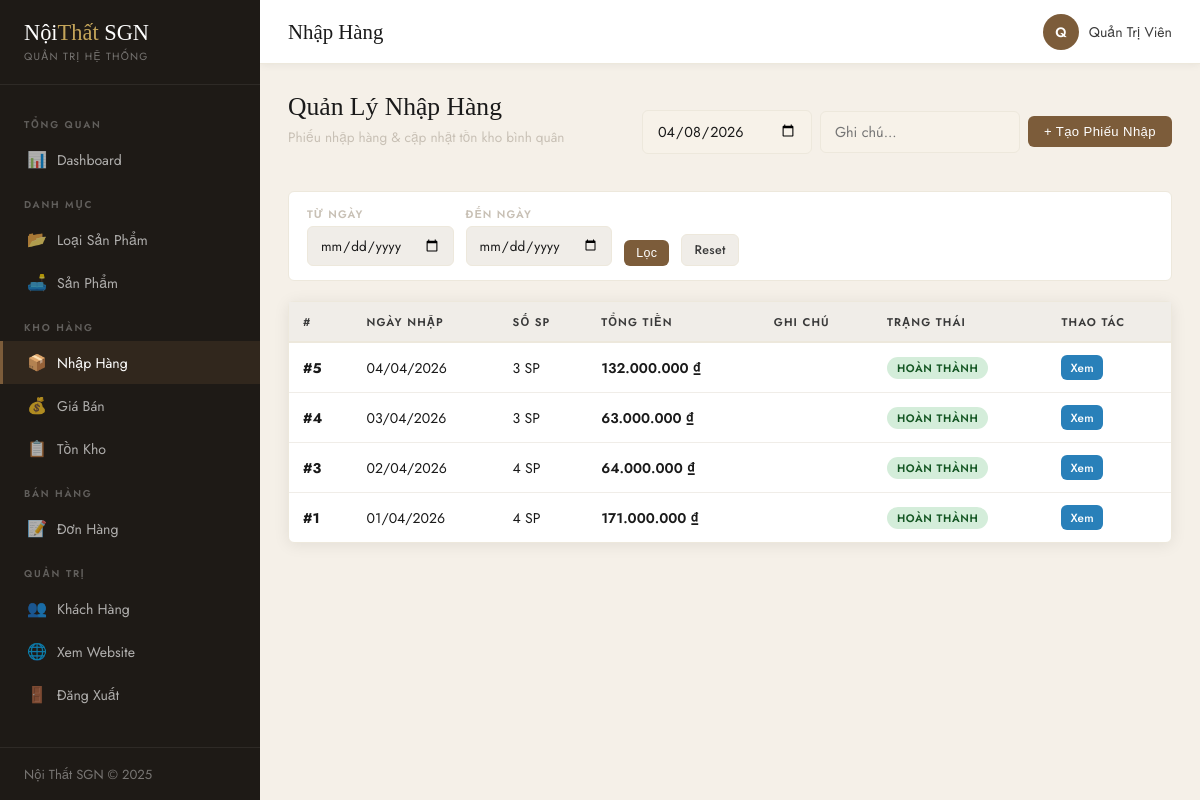
The page /NoiThat/admin/imports.php (signed in) on the database its author committed.
### tables this page shows
CREATE TABLE `phieu_nhap` (
  `ma_phieu` int(11) NOT NULL,
  `ngay_nhap` date NOT NULL,
  `trang_thai` tinyint(1) DEFAULT 0 COMMENT '0=chưa hoàn thành, 1=hoàn thành',
  `ghi_chu` text DEFAULT NULL,
  `created_at` datetime DEFAULT current_timestamp()
);

### NoiThat/admin/imports.php (the view, shortened to what this page needs)
<?php
require_once __DIR__ . '/includes/header.php';
$edit_phieu = null; $edit_items = null;
$f_from = $_GET['from'] ?? '';
$f_to   = $_GET['to'] ?? '';
$where  = '1=1';
$phieus = $conn->query("
    SELECT pn.*,
    (SELECT COUNT(*) FROM chitiet_nhap WHERE ma_phieu=pn.ma_phieu) as so_sp,
    (SELECT SUM(so_luong * gia_nhap) FROM chitiet_nhap WHERE ma_phieu=pn.ma_phieu) as tong_tien
    FROM phieu_nhap pn
    WHERE $where
    ORDER BY pn.ma_phieu DESC
");
?>
<div class="d-flex justify-between align-center mb-20">
    <div>
        <h2 class="page-title">Quản Lý Nhập Hàng</h2>
        <p class="page-sub">Phiếu nhập hàng & cập nhật tồn kho bình quân</p>
    </div>
    <?php if (!$edit_phieu): ?>
    <form method="POST" style="display:flex;gap:8px;align-items:center;">
        <input type="date" name="ngay_nhap" class="form-control" value="<?= date('Y-m-d') ?>" style="width:170px;">
        <input type="text" name="ghi_chu" class="form-control" placeholder="Ghi chú..." style="width:200px;">
        <button type="submit" class="btn btn-primary">+ Tạo Phiếu Nhập</button>
    </form>
    <?php endif; ?>
</div>
<?php if (!$edit_phieu): ?>
<form method="GET" class="admin-filter">
    <div class="filter-item"><label>Từ ngày</label><input type="date" name="from" value="<?= $f_from ?>"></div>
    <div class="filter-item"><label>Đến ngày</label><input type="date" name="to" value="<?= $f_to ?>"></div>
    <button type="submit" class="btn btn-primary btn-sm">Lọc</button>
    <a href="imports.php" class="btn btn-secondary btn-sm">Reset</a>
</form>
<div class="admin-card">
    <table class="data-table">
        <thead><tr><th>#</th><th>Ngày nhập</th><th>Số SP</th><th>Tổng tiền</th><th>Ghi chú</th><th>Trạng thái</th><th>Thao tác</th></tr></thead>
        <tbody>
            <?php if (!$phieus->num_rows): ?>
            <tr><td colspan="7" class="text-center">Chưa có dữ liệu</td></tr>
            <?php else: while ($p = $phieus->fetch_assoc()): ?>
            <tr>
                <td><strong>#<?= $p['ma_phieu'] ?></strong></td>
                <td><?= date('d/m/Y', strtotime($p['ngay_nhap'])) ?></td>
                <td><?= $p['so_sp'] ?> SP</td>
                <td class="fw-600 text-walnut">
                    <?= $p['tong_tien'] > 0 ? number_format($p['tong_tien'], 0, ',', '.') . ' ₫' : '---' ?>
                </td>
                <td class="text-muted"><?= htmlspecialchars($p['ghi_chu'] ?? '') ?></td>
                <td><span class="badge <?= $p['trang_thai'] ? 'badge-success' : 'badge-warning' ?>"><?= $p['trang_thai'] ? 'Hoàn thành' : 'Đang soạn' ?></span></td>
                <td>
                    <a href="?edit=<?= $p['ma_phieu'] ?>" class="btn btn-xs btn-info"><?= $p['trang_thai'] ? 'Xem' : 'Sửa' ?></a>
                </td>
            </tr>
            <?php endwhile; endif; ?>
        </tbody>
    </table>
</div>
<?php endif; ?>
<?php require_once __DIR__ . '/includes/footer.php'; ?>

### NoiThat/assets/css/admin.css (style rules this page uses)
:root { --sidebar-w: 260px; --header-h: 64px; --cream: #F7F2E9; --charcoal: #1A1A1A; --charcoal-mid:#3A3A3A; --walnut: #7C5C3A; --gold: #C4A55A; --white: #FFFFFF; --gray-light: #F0EDE8; --gray-mid: #C8C0B5; --red: #C0392B; --green: #27AE60; --blue: #2980B9; --sidebar-bg: #1E1A16; --sidebar-text:rgba(255,255,255,0.65); --sidebar-hover:rgba(255,255,255,0.08); --sidebar-active:#7C5C3A; --cream-dark: #EDE8DC; --shadow: 0 2px 16px rgba(0,0,0,0.08); --radius: 6px; --transition: all 0.25s ease; --font-body: 'Jost','Helvetica Neue',sans-serif; --font-display:'Cormorant Garamond',Georgia,serif; }
*, *::before, *::after { box-sizing:border-box; margin:0; padding:0; }
body { font-family:var(--font-body); background:#F5F0E8; color:var(--charcoal); font-size:14px; }
a { text-decoration:none; color:inherit; }
.admin-card { background:var(--white); border:1px solid var(--cream-dark); border-radius:var(--radius); box-shadow:var(--shadow); margin-bottom:24px; }
.data-table { width:100%; border-collapse:collapse; font-size:0.88rem; }
.data-table th { background:var(--gray-light); padding:11px 14px; text-align:left; font-size:0.7rem; font-weight:600; letter-spacing:0.1em; text-transform:uppercase; color:var(--charcoal-mid); border-bottom:2px solid var(--cream-dark); white-space:nowrap; }
.data-table td { padding:12px 14px; border-bottom:1px solid var(--gray-light); vertical-align:middle; }
.data-table tr:last-child td { border-bottom:none; }
.btn { display:inline-flex; align-items:center; gap:6px; padding:8px 16px; border-radius:var(--radius); font-size:0.82rem; font-weight:500; cursor:pointer; border:none; transition:var(--transition); letter-spacing:0.03em; }
.btn-sm { padding:6px 12px; font-size:0.78rem; }
.btn-xs { padding:4px 9px; font-size:0.74rem; }
.btn-primary { background:var(--walnut); color:var(--white); }
.btn-info { background:var(--blue); color:var(--white); }
.btn-secondary { background:var(--gray-light); color:var(--charcoal-mid); border:1px solid var(--cream-dark); }
.form-control { border:1px solid var(--cream-dark); border-radius:var(--radius); padding:10px 14px; font-size:0.9rem; color:var(--charcoal); background:var(--cream); outline:none; transition:var(--transition); font-family:var(--font-body); width:100%; }
.admin-filter { background:var(--white); border:1px solid var(--cream-dark); border-radius:var(--radius); padding:14px 18px; display:flex; gap:12px; align-items:flex-end; flex-wrap:wrap; margin-bottom:20px; }
.filter-item { display:flex; flex-direction:column; gap:4px; min-width:130px; }
.filter-item label { font-size:0.68rem; font-weight:600; letter-spacing:0.1em; text-transform:uppercase; color:var(--gray-mid); }
.filter-item input, .filter-item select { border:1px solid var(--cream-dark); border-radius:var(--radius); padding:8px 12px; font-size:0.85rem; background:var(--gray-light); color:var(--charcoal); outline:none; transition:var(--transition); font-family:var(--font-body); }
.badge { display:inline-block; padding:3px 10px; border-radius:20px; font-size:0.68rem; font-weight:600; letter-spacing:0.06em; text-transform:uppercase; }
.badge-success { background:#D4EDDA; color:#155724; }
.page-title { font-family:var(--font-display); font-size:1.6rem; font-weight:400; margin-bottom:4px; }
.page-sub { color:var(--gray-mid); font-size:0.85rem; margin-bottom:24px; }
.text-muted { color:var(--gray-mid); }
.fw-600 { font-weight:600; }
.d-flex { display:flex; }
.align-center { align-items:center; }
.justify-between { justify-content:space-between; }
.mb-20 { margin-bottom:20px; }

### rows shown on the page
phieu_nhap: ma_phieu "5", ngay_nhap "04/04/2026", so_sp "3", tong_tien "132.000.000", trang_thai "HOÀN THÀNH"
phieu_nhap: ma_phieu "4", ngay_nhap "03/04/2026", so_sp "3", tong_tien "63.000.000", trang_thai "HOÀN THÀNH"
phieu_nhap: ma_phieu "3", ngay_nhap "02/04/2026", so_sp "4", tong_tien "64.000.000", trang_thai "HOÀN THÀNH"
phieu_nhap: ma_phieu "1", ngay_nhap "01/04/2026", so_sp "4", tong_tien "171.000.000", trang_thai "HOÀN THÀNH"

### other values the page prints
$page_title "Nhập Hàng"
mb_substr($admin_name,0,1,'UTF-8') "Q"
$admin_name "Quản Trị Viên"
